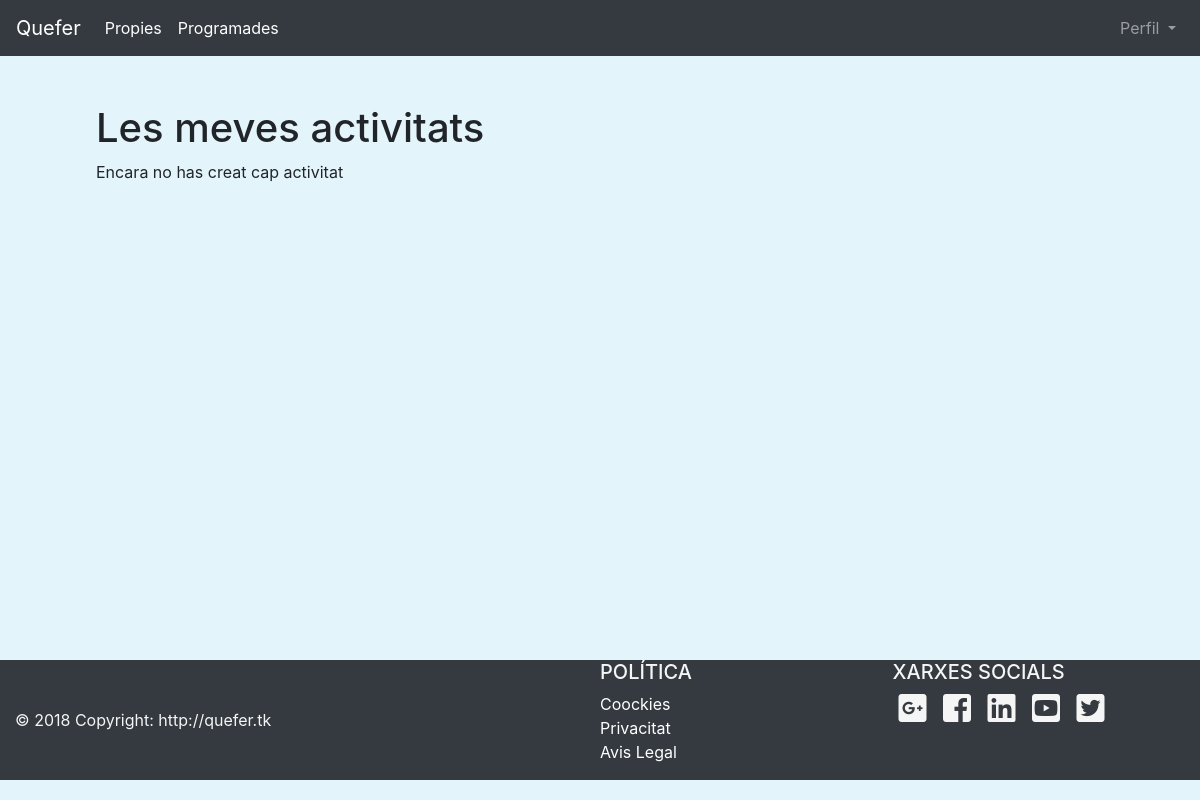
/activitatsPropies/ (signed in), run on an earlier commit of the app's database.
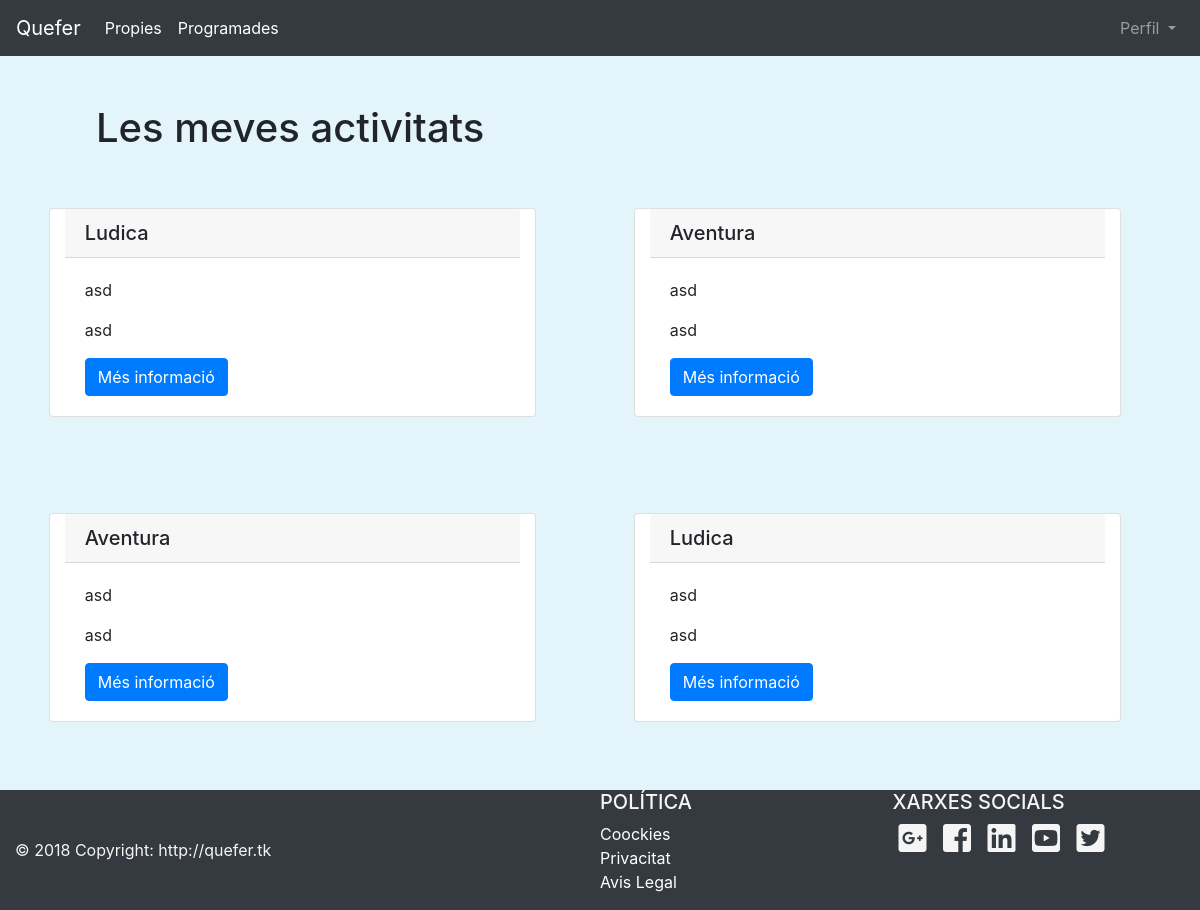
And on a later commit of the database.
### activitats/models.py (models this page shows, shortened)
class Activitat(models.Model):
    nom = models.CharField(max_length=50, blank=False, default='', verbose_name="Nom")
    descripcio = models.TextField(max_length=500, blank=False, default='', verbose_name="Descripcio")
    dia = models.DateTimeField(max_length=100,verbose_name="Inici")
    diafinal = models.DateTimeField(max_length=100,verbose_name="Final")
    localitat = models.ForeignKey(Localitat,on_delete=models.CASCADE)
    categoria = models.ForeignKey(Categoria, on_delete=models.CASCADE)
    creador = models.CharField(max_length=250, blank=False, default='', verbose_name="Nom")
    persones_inscrites = models.ManyToManyField(Persona, through='activitat_persones_inscrites')

class Categoria(models.Model):
    nom = models.CharField(max_length=100, blank=False, default='',verbose_name="nom")
    def __str__(self):
        return self.nom

### activitats/views.py (the view)
# urls.py: url(r'activitatsPropies/$', views.activitatsPropies, name='activitatsPropies'),
@login_required
def activitatsPropies(request):
    nom = Q(creador= str(request.user.get_username()))
    activitats = Activitat.objects.filter(nom)
    context = {
        "activtats": activitats,
    }
    return render(request, 'activitats/lesMevesActivitats.html', context)

### activitats/templates/activitats/lesMevesActivitats.html (shortened to what this page needs)
{% extends 'base.html' %}
{% block quefer %}{% url 'activitats:pantallaInici'%}{% endblock %}{% block content %}
          <div class="row col-12 pt-5">
    <div class="col-6 pl-5">
        <div class="pl-5">
                        <h1>Les meves activitats</h1>
        </div>
    </div>
    </div>
    <div class="row col-12 justfy-content-around" style="min-height: 60vh">
        {% if activtats %}
    {% for activitat in activtats %}
      <div class=" card col-11 col-sm-5 mr-auto ml-auto m-5 segon2">
          <h5 class="card-header">{{ activitat.categoria }}</h5>
          <div class="card-body tercer2">
              <p class="">{{ activitat.nom }}</p>
              <p class="card-text">{{ activitat.descripcio}}</p>
               <td ><a  class="btn btn-primary" href="{% url 'activitats:activitatDetallada' activitat.id %}">Més informació</a></td>
          </div>
      </div>
           {% endfor %}
    {% else %}
     <div class="row col-12">
    <div class="col-6 pl-5">
        <div class="pl-5">
    <p>Encara no has creat cap activitat</p>
             </div>
    </div>
    </div>
    {% endif %}
    </div>
{% endblock %}

### templates/base.html (shortened to what this page needs)
<!DOCTYPE html>
<html lang="en">
<head>
    <link rel="stylesheet" href="https://stackpath.bootstrapcdn.com/bootstrap/4.3.1/css/bootstrap.min.css">
    {% load static %}
    <link rel="stylesheet" href="{% static 'css/estils.css' %}">
    <link rel="stylesheet" href="https://use.fontawesome.com/releases/v5.6.1/css/all.css">
</head>
<body class="klk2" >
{% if request.user.is_authenticated %}
<nav class="navbar navbar-expand-lg navbar navbar-dark bg-dark">
  <a class="navbar-brand" href="{% block quefer %}{% endblock %}">Quefer</a>
  <div class="collapse navbar-collapse" id="navbarSupportedContent">
    <ul class="navbar-nav d-flex" style="width: 100%">
      <li class="nav-item active">
        <a class="nav-link" href="{% url 'activitats:activitatsPropies' %}">Propies<span class="sr-only">(current)</span></a>
      </li>
    <li class="nav-item active">
        <a class="nav-link" href="{% url 'activitats:activitatsincrit' %}">Programades<span class="sr-only">(current)</span></a>
      </li>
        <li class="nav-item dropdown ml-auto">
        <a class="nav-link dropdown-toggle" href="#" id="navbarDropdown" role="button" data-toggle="dropdown" aria-haspopup="true" aria-expanded="false">
          Perfil
        </a>
      </li>
    </ul>
  </div>
</nav>
{% endif %}
 {% block content %}
 {% endblock %}
<div>
    <div class="footer bg-dark" >
        <div class="row col-12">
           <div class="container-fluid text-center text-md-left">
    <div class="row">
      <div class="col-md-6 mt-md-0 mt-3">
        <p class="mt-5">© 2018 Copyright: http://quefer.tk</p>
      </div>
      <div class="col-md-3 mb-md-0 mb-3">
        <h5 class="text-uppercase">Política</h5>
        <ul class="list-unstyled">
          <li>
            <a href="{% url 'activitats:coockies' %}" style="color: white">Coockies</a>
          </li>
          <li>
            <a href="{% url 'activitats:privacitat' %}" style="color: white">Privacitat</a>
          </li>
          <li>
            <a href="{% url 'activitats:avislegal' %}" style="color: white">Avis Legal</a>
          </li>
        </ul>
      </div>
      <div class="col-md-3 mb-md-0 mb-3">
        <h5 class="text-uppercase">Xarxes Socials</h5>
        <span class="fa-stack fa-1x">
                <i class="fab fa-google-plus-square fa-stack-2x icones"></i>
                </span>
                <span class="fa-stack fa-1x">
                <i class="fab fa-facebook-square fa-stack-2x icones"></i>
                 </span>
                <span class="fa-stack fa-1x">
                <i class="fab fa-linkedin fa-stack-2x icones"></i>
                </span>
                <span class="fa-stack fa-1x">
                <i class="fab fa-youtube-square fa-stack-2x icones"></i>
                </span>
                <span class="fa-stack fa-1x">
                <i class="fab fa-twitter-square fa-stack-2x icones"></i>
                 </span>
            </div>
      </div>
    </div>
  </div>
        </div>
</div>
</body>
</html>

### static/css/estils.css (style rules this page uses)
.klk2 { background: #E3F5FB; }
html,body { position: relative; height: 100%; }
.footer { margin-top: 20px; bottom: 0; min-height: 120px; width: 100%; color: whitesmoke; left: 0; }
@media screen and (min-width: 600px) { .footer { bottom: 0; } }

What changed in the data, as far as the page shows it:
added Activitat: categoria "Ludica", nom "asd", descripcio "asd"
added Activitat: categoria "Aventura", nom "asd", descripcio "asd"
added Activitat: categoria "Aventura", nom "asd", descripcio "asd"
added Activitat: categoria "Ludica", nom "asd", descripcio "asd"
Also different on the page:
text no longer shown: "Encara no has creat cap activitat"
